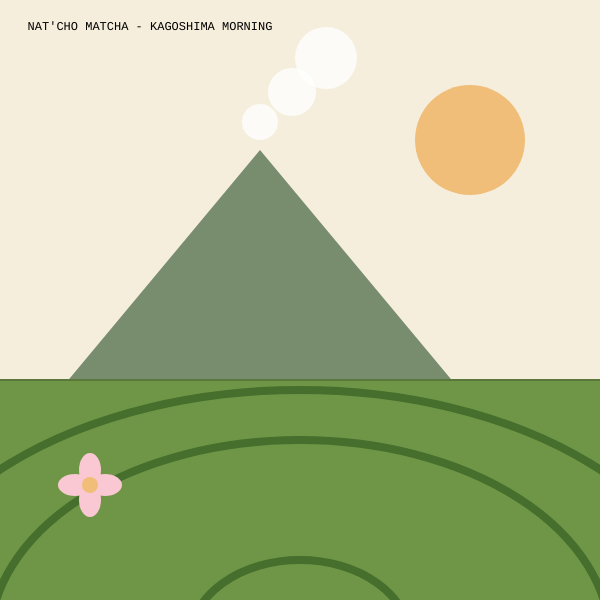
Frame 1 (no input)
Frame 60 (no input): identical to frame 1, image omitted
Frame 120 (the mouse pressed at the canvas centre since frame 60): identical to frame 1, image omitted

The p5.js sketch that drew this single still picture (run headless with seeded random() and noise() and a simulated clock; from frame 60 on, the mouse is pressed at the canvas centre):

// p5.js sketch
// ── sketch.js
function setup() {
  createCanvas(600, 600);
  console.log("Nat'Cho Matcha - Kagoshima Morning")
console
}

function draw() {
  //sky
  background(245,238,220); //cream colour numbers clarified by AI

  //sun
  noStroke();
  fill(240, 190, 120);
  circle(470, 140, 110); //AI supported x, y, diameter

  //mountain sakurajima 
  fill(120, 140, 110);
  triangle(60, 390, 260, 150, 460, 390); // AI supported triangle points 

  //mountain smoke 
  fill(255, 255, 255, 200); 
  circle(260,122,36);
  circle(292, 92, 48);
  circle(326, 58, 62);

  //tea field
  fill(110, 150, 70);
  rect(0, 380, 600, 220);

  //tea bushes
  noFill();
  stroke(70, 110, 45);
  strokeWeight(8);
  arc(300, 640, 220, 160, PI, TWO_PI)
  arc(300, 640, 620, 400, PI, TWO_PI);
  arc(300, 640, 820, 500, PI, TWO_PI);

  //horizon
  stroke(90, 120, 60);
  strokeWeight(2);
  line(0, 380, 600, 380);

  //flowers - AI used for coordinates and colours.
  noStroke();
  fill(250, 200, 210);
  ellipse(90, 470, 22, 34);
  ellipse(90, 500, 22, 34);
  ellipse(75, 485, 34, 22);
  ellipse(105, 485, 34, 22);
  fill(240, 190, 120);
  circle(90, 485, 16);

  //title
  noStroke();
  fill(0, 0, 0); 
  textFont("Courier New")
  textSize(12);
  textAlign(CENTER);
  text("NAT'CHO MATCHA - KAGOSHIMA MORNING", 150, 30);
}

  
